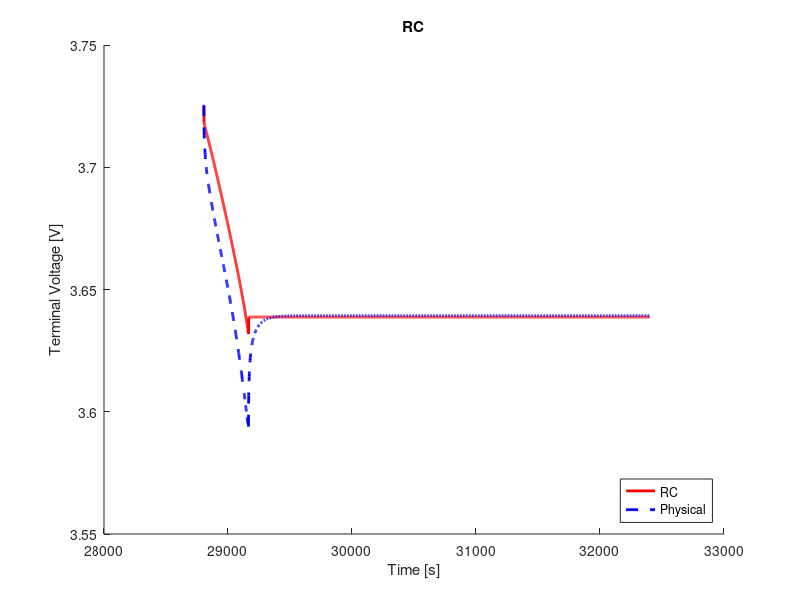

This figure's MATLAB source:
clear;
clc;
close all;

%% load data
load('ocv_final.mat');
time_ocv = time;
load('pulse_1_c_8.mat');
load('rc1_cf_params.mat');

%% voltage limitations
v_max = 4.4;                                    % cut-over voltage
v_min = 3.0;                                    % cut-off voltage

%% resample ocv and soc
t1 = time_ocv(1);
t2 = time_ocv(end);
dt = 1;                                         % sample time
t = (t1:dt:t2) - t1;

ocv = interp1(time_ocv, ocv, t1:dt:t2);
soc = interp1(time_ocv, soc, t1:dt:t2);

s = length(time);

%% variables
Q = 16.8;
eta = 1.0;                                  % coulombic efficiency

n = 0;                                      % number of rc links
flag = 1;

%% compute soc
ind_init = interp1(soc, 1:length(soc), 0.2264, 'nearest');
v_t(1) = ocv(ind_init);
z0 = soc(ind_init);
z = z0 - dt/(Q*3600)*eta*cumsum(I(1:end));

% manual fit
p = 8;
r0 = r0_cf(p);

%% compute terminal voltage
for j = 1:n
    f(j) = exp(-dt/(r(j)*c(j)));
end
for k = 1:s-1
    if flag == 1
        ind = interp1(soc, 1:length(soc), z(k), 'nearest');
        v_t(k+1) = ocv(ind) - I(k).*r0;
        if v_t(k) < v_min
            fprintf('Reached lower voltage limit.');
            flag = 0;
        end
        if v_t(k) > v_max
            fprintf('Reached upper voltage limit.');
            flag = 0;
        end 
    end
end

%% compute rms error
v_t = reshape(v_t, size(V_batt_time));
rmse = 1000*sqrt(mean((V_batt_time - v_t).^2))     % [mV]

%% plot
figure(1);
hold on;
plot(time, v_t, 'r', 'LineWidth', 2)
hold on;
plot(time, V_batt_time, 'b--', 'LineWidth', 2)
xlabel('Time [s]')
ylabel('Terminal Voltage [V]')
title('RC')
legend('RC', 'Physical', 'location', 'southeast')
